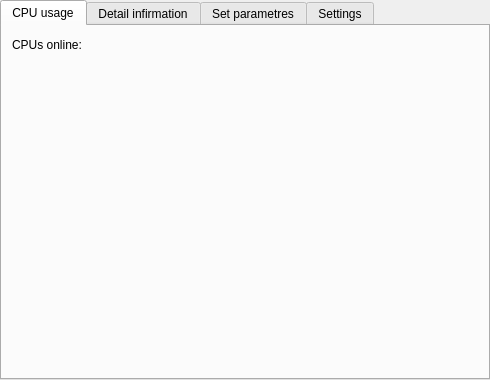
<?xml version="1.0" encoding="UTF-8"?>
<ui version="4.0">
 <class>MainWindow</class>
 <widget class="QMainWindow" name="MainWindow">
  <property name="geometry">
   <rect>
    <x>0</x>
    <y>0</y>
    <width>490</width>
    <height>380</height>
   </rect>
  </property>
  <property name="minimumSize">
   <size>
    <width>490</width>
    <height>380</height>
   </size>
  </property>
  <property name="maximumSize">
   <size>
    <width>490</width>
    <height>380</height>
   </size>
  </property>
  <property name="windowTitle">
   <string>CPU instruments</string>
  </property>
  <widget class="QWidget" name="centralWidget">
   <widget class="QTabWidget" name="tabWidget">
    <property name="geometry">
     <rect>
      <x>0</x>
      <y>0</y>
      <width>490</width>
      <height>380</height>
     </rect>
    </property>
    <property name="sizePolicy">
     <sizepolicy hsizetype="Expanding" vsizetype="Expanding">
      <horstretch>0</horstretch>
      <verstretch>0</verstretch>
     </sizepolicy>
    </property>
    <property name="autoFillBackground">
     <bool>true</bool>
    </property>
    <property name="currentIndex">
     <number>0</number>
    </property>
    <widget class="QWidget" name="tab">
     <property name="toolTip">
      <string/>
     </property>
     <property name="whatsThis">
      <string/>
     </property>
     <property name="styleSheet">
      <string notr="true"/>
     </property>
     <attribute name="title">
      <string>CPU usage</string>
     </attribute>
     <widget class="QLabel" name="label">
      <property name="geometry">
       <rect>
        <x>10</x>
        <y>10</y>
        <width>121</width>
        <height>17</height>
       </rect>
      </property>
      <property name="text">
       <string>CPUs online:</string>
      </property>
     </widget>
    </widget>
    <widget class="QWidget" name="tab_2">
     <attribute name="title">
      <string>Detail infirmation</string>
     </attribute>
     <widget class="QListWidget" name="listWidget">
      <property name="geometry">
       <rect>
        <x>325</x>
        <y>10</y>
        <width>151</width>
        <height>320</height>
       </rect>
      </property>
      <property name="currentRow">
       <number>-1</number>
      </property>
     </widget>
     <widget class="QLabel" name="label_4">
      <property name="geometry">
       <rect>
        <x>20</x>
        <y>20</y>
        <width>111</width>
        <height>17</height>
       </rect>
      </property>
      <property name="text">
       <string>Number of cores:</string>
      </property>
     </widget>
     <widget class="QLabel" name="label_5">
      <property name="geometry">
       <rect>
        <x>20</x>
        <y>50</y>
        <width>81</width>
        <height>17</height>
       </rect>
      </property>
      <property name="text">
       <string>Cores online:</string>
      </property>
     </widget>
     <widget class="QLabel" name="label_6">
      <property name="geometry">
       <rect>
        <x>20</x>
        <y>80</y>
        <width>151</width>
        <height>17</height>
       </rect>
      </property>
      <property name="text">
       <string>Core 0 information:</string>
      </property>
     </widget>
     <widget class="QLabel" name="label_7">
      <property name="geometry">
       <rect>
        <x>20</x>
        <y>110</y>
        <width>61</width>
        <height>17</height>
       </rect>
      </property>
      <property name="text">
       <string>Governor:</string>
      </property>
     </widget>
     <widget class="QLabel" name="label_8">
      <property name="geometry">
       <rect>
        <x>20</x>
        <y>140</y>
        <width>141</width>
        <height>17</height>
       </rect>
      </property>
      <property name="text">
       <string>Core current frequency:</string>
      </property>
     </widget>
     <widget class="QLabel" name="label_9">
      <property name="geometry">
       <rect>
        <x>20</x>
        <y>170</y>
        <width>181</width>
        <height>17</height>
       </rect>
      </property>
      <property name="text">
       <string>Core hardware max frequency:</string>
      </property>
     </widget>
     <widget class="QLabel" name="label_10">
      <property name="geometry">
       <rect>
        <x>20</x>
        <y>200</y>
        <width>181</width>
        <height>17</height>
       </rect>
      </property>
      <property name="text">
       <string>Core hardware min frequency:</string>
      </property>
     </widget>
     <widget class="QLabel" name="label_11">
      <property name="geometry">
       <rect>
        <x>20</x>
        <y>230</y>
        <width>191</width>
        <height>17</height>
       </rect>
      </property>
      <property name="text">
       <string>Core governor max frequency:</string>
      </property>
     </widget>
     <widget class="QLabel" name="label_12">
      <property name="geometry">
       <rect>
        <x>20</x>
        <y>260</y>
        <width>181</width>
        <height>17</height>
       </rect>
      </property>
      <property name="text">
       <string>Core governor min frequency:</string>
      </property>
     </widget>
     <widget class="QLabel" name="label_19">
      <property name="geometry">
       <rect>
        <x>220</x>
        <y>20</y>
        <width>90</width>
        <height>17</height>
       </rect>
      </property>
      <property name="text">
       <string>TextLabel</string>
      </property>
     </widget>
     <widget class="QLabel" name="label_20">
      <property name="geometry">
       <rect>
        <x>220</x>
        <y>50</y>
        <width>90</width>
        <height>17</height>
       </rect>
      </property>
      <property name="text">
       <string>TextLabel</string>
      </property>
     </widget>
     <widget class="QLabel" name="label_21">
      <property name="geometry">
       <rect>
        <x>220</x>
        <y>80</y>
        <width>90</width>
        <height>17</height>
       </rect>
      </property>
      <property name="text">
       <string>TextLabel</string>
      </property>
     </widget>
     <widget class="QLabel" name="label_22">
      <property name="geometry">
       <rect>
        <x>220</x>
        <y>110</y>
        <width>90</width>
        <height>17</height>
       </rect>
      </property>
      <property name="text">
       <string>TextLabel</string>
      </property>
     </widget>
     <widget class="QLabel" name="label_23">
      <property name="geometry">
       <rect>
        <x>220</x>
        <y>140</y>
        <width>90</width>
        <height>17</height>
       </rect>
      </property>
      <property name="text">
       <string>TextLabel</string>
      </property>
     </widget>
     <widget class="QLabel" name="label_24">
      <property name="geometry">
       <rect>
        <x>220</x>
        <y>170</y>
        <width>90</width>
        <height>17</height>
       </rect>
      </property>
      <property name="text">
       <string>TextLabel</string>
      </property>
     </widget>
     <widget class="QLabel" name="label_25">
      <property name="geometry">
       <rect>
        <x>220</x>
        <y>200</y>
        <width>90</width>
        <height>17</height>
       </rect>
      </property>
      <property name="text">
       <string>TextLabel</string>
      </property>
     </widget>
     <widget class="QLabel" name="label_26">
      <property name="geometry">
       <rect>
        <x>220</x>
        <y>230</y>
        <width>90</width>
        <height>17</height>
       </rect>
      </property>
      <property name="text">
       <string>TextLabel</string>
      </property>
     </widget>
     <widget class="QLabel" name="label_27">
      <property name="geometry">
       <rect>
        <x>220</x>
        <y>260</y>
        <width>90</width>
        <height>17</height>
       </rect>
      </property>
      <property name="text">
       <string>TextLabel</string>
      </property>
     </widget>
    </widget>
    <widget class="QWidget" name="tab_4">
     <attribute name="title">
      <string>Set parametres</string>
     </attribute>
     <widget class="QCheckBox" name="checkBox">
      <property name="geometry">
       <rect>
        <x>10</x>
        <y>20</y>
        <width>86</width>
        <height>22</height>
       </rect>
      </property>
      <property name="text">
       <string>Online</string>
      </property>
      <property name="checked">
       <bool>false</bool>
      </property>
     </widget>
     <widget class="QComboBox" name="comboBox">
      <property name="geometry">
       <rect>
        <x>90</x>
        <y>50</y>
        <width>141</width>
        <height>25</height>
       </rect>
      </property>
      <property name="editable">
       <bool>false</bool>
      </property>
      <property name="currentText">
       <string>New Item</string>
      </property>
      <item>
       <property name="text">
        <string>New Item</string>
       </property>
      </item>
     </widget>
     <widget class="QLabel" name="label_13">
      <property name="geometry">
       <rect>
        <x>10</x>
        <y>60</y>
        <width>58</width>
        <height>17</height>
       </rect>
      </property>
      <property name="text">
       <string>Governor:</string>
      </property>
     </widget>
     <widget class="QLabel" name="label_14">
      <property name="geometry">
       <rect>
        <x>10</x>
        <y>100</y>
        <width>101</width>
        <height>17</height>
       </rect>
      </property>
      <property name="text">
       <string>Max frequency:</string>
      </property>
     </widget>
     <widget class="QSlider" name="horizontalSlider">
      <property name="geometry">
       <rect>
        <x>10</x>
        <y>130</y>
        <width>301</width>
        <height>21</height>
       </rect>
      </property>
      <property name="value">
       <number>0</number>
      </property>
      <property name="orientation">
       <enum>Qt::Horizontal</enum>
      </property>
      <property name="invertedAppearance">
       <bool>false</bool>
      </property>
      <property name="invertedControls">
       <bool>false</bool>
      </property>
      <property name="tickPosition">
       <enum>QSlider::NoTicks</enum>
      </property>
     </widget>
     <widget class="QLabel" name="label_15">
      <property name="geometry">
       <rect>
        <x>110</x>
        <y>100</y>
        <width>81</width>
        <height>17</height>
       </rect>
      </property>
      <property name="text">
       <string>TextLabel</string>
      </property>
     </widget>
     <widget class="QLabel" name="label_16">
      <property name="geometry">
       <rect>
        <x>10</x>
        <y>160</y>
        <width>91</width>
        <height>17</height>
       </rect>
      </property>
      <property name="text">
       <string>Min frequency:</string>
      </property>
     </widget>
     <widget class="QSlider" name="horizontalSlider_2">
      <property name="geometry">
       <rect>
        <x>10</x>
        <y>190</y>
        <width>301</width>
        <height>21</height>
       </rect>
      </property>
      <property name="orientation">
       <enum>Qt::Horizontal</enum>
      </property>
     </widget>
     <widget class="QLabel" name="label_17">
      <property name="geometry">
       <rect>
        <x>110</x>
        <y>160</y>
        <width>81</width>
        <height>17</height>
       </rect>
      </property>
      <property name="text">
       <string>TextLabel</string>
      </property>
     </widget>
     <widget class="QPushButton" name="pushButton">
      <property name="geometry">
       <rect>
        <x>180</x>
        <y>300</y>
        <width>131</width>
        <height>29</height>
       </rect>
      </property>
      <property name="text">
       <string>Apply for all cores</string>
      </property>
     </widget>
     <widget class="QPushButton" name="pushButton_2">
      <property name="geometry">
       <rect>
        <x>10</x>
        <y>300</y>
        <width>161</width>
        <height>29</height>
       </rect>
      </property>
      <property name="text">
       <string>Apply for current core</string>
      </property>
     </widget>
     <widget class="QListWidget" name="listWidget_2">
      <property name="geometry">
       <rect>
        <x>325</x>
        <y>10</y>
        <width>151</width>
        <height>320</height>
       </rect>
      </property>
     </widget>
    </widget>
    <widget class="QWidget" name="tab_3">
     <attribute name="title">
      <string>Settings</string>
     </attribute>
     <widget class="QLabel" name="label_18">
      <property name="geometry">
       <rect>
        <x>20</x>
        <y>20</y>
        <width>141</width>
        <height>17</height>
       </rect>
      </property>
      <property name="text">
       <string>Refresh interval(in ms):</string>
      </property>
     </widget>
     <widget class="QSpinBox" name="spinBox">
      <property name="geometry">
       <rect>
        <x>170</x>
        <y>13</y>
        <width>91</width>
        <height>31</height>
       </rect>
      </property>
      <property name="maximum">
       <number>999999</number>
      </property>
      <property name="value">
       <number>1500</number>
      </property>
     </widget>
     <widget class="QPushButton" name="pushButton_3">
      <property name="geometry">
       <rect>
        <x>380</x>
        <y>310</y>
        <width>87</width>
        <height>29</height>
       </rect>
      </property>
      <property name="text">
       <string>Apply</string>
      </property>
     </widget>
     <widget class="QCheckBox" name="checkBox_2">
      <property name="geometry">
       <rect>
        <x>10</x>
        <y>60</y>
        <width>101</width>
        <height>22</height>
       </rect>
      </property>
      <property name="text">
       <string>Enable timer</string>
      </property>
      <property name="checked">
       <bool>true</bool>
      </property>
     </widget>
    </widget>
   </widget>
  </widget>
 </widget>
 <layoutdefault spacing="6" margin="11"/>
 <tabstops>
  <tabstop>tabWidget</tabstop>
 </tabstops>
 <resources/>
 <connections/>
</ui>
